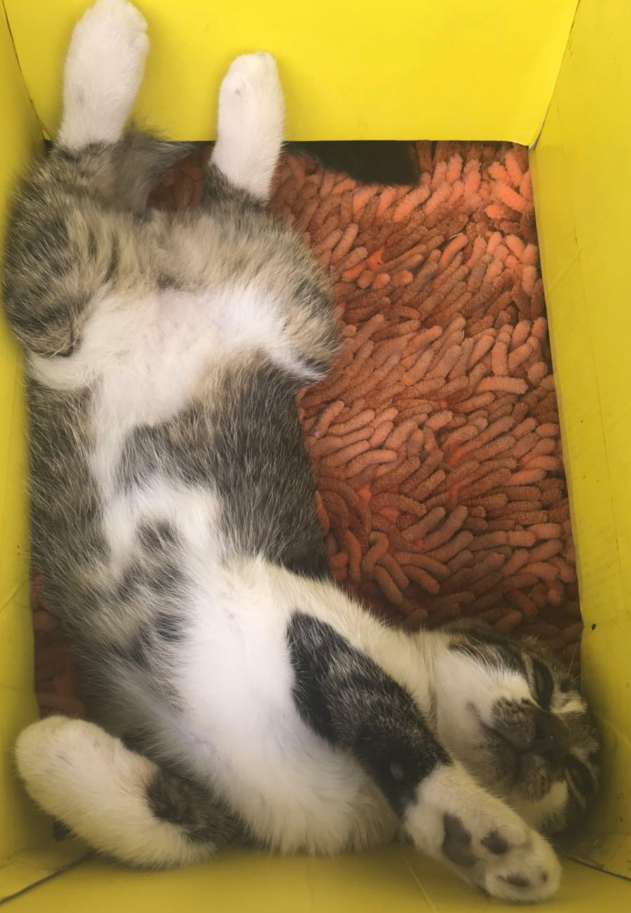
#> input picture kmeans/cat_seg.png, 631 x 913 px
$ python clustering.py
#> lines starting #> are read from the running program, lines starting #| are printed output that depends on the picture
import numpy as np
import cv2

# 根据像素值聚类
img = cv2.imread('./cat_seg.png')
#> img is the input picture: shape (913, 631, 3); mean B, G, R 77.7, 130.9, 155.8
Z = img.reshape((-1, 3))

# convert to np.float32
Z = np.float32(Z)

# define criteria, number of clusters(K) and apply kmeans()
criteria = (cv2.TERM_CRITERIA_EPS + cv2.TERM_CRITERIA_MAX_ITER, 10, 1.0)
K = 16
ret, label, center = cv2.kmeans(
    Z, K, None, criteria, 10, cv2.KMEANS_PP_CENTERS)
#> ret = 143970978; center = 16 rows, first 8: [59.81, 80.72, 91.8], [44.09, 184.2, 212.4], [148.9, 173.7, 191.6], [210.9, 222, 236.3], [57.84, 89.63, 152.5], [44.52, 152.4, 178.8], [32.18, 47.37, 57.56], [78, 100.5, 113.7]

# Now convert back into uint8, and make original image
center = np.uint8(center)
#> center = 16 rows, first 8: [59, 80, 91], [44, 184, 212], [148, 173, 191], [210, 221, 236], [57, 89, 152], [44, 152, 178], [32, 47, 57], [77, 100, 113]
res = center[label.flatten()]
res2 = res.reshape((img.shape))
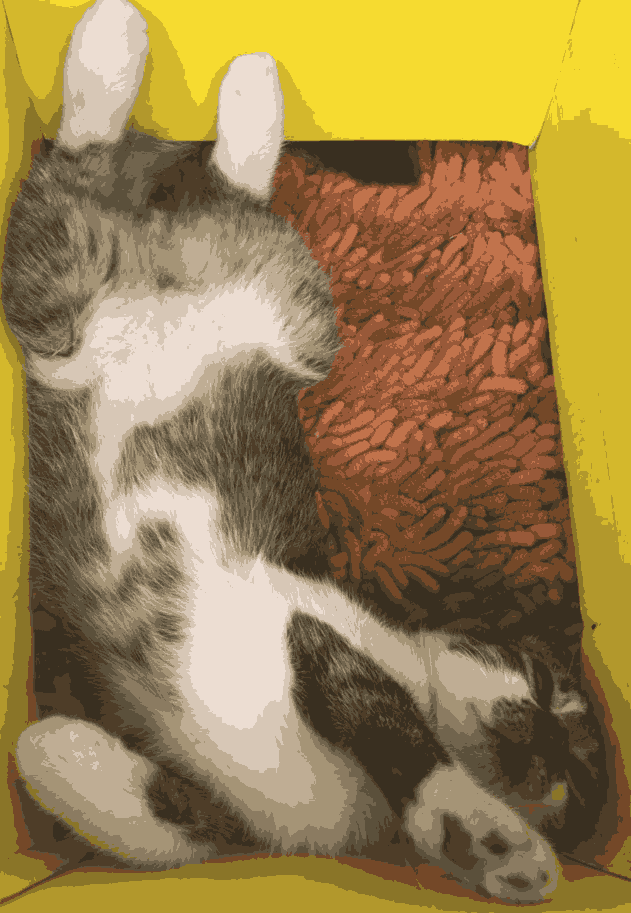
#> res2: shape (913, 631, 3); mean B, G, R 77.1, 130.4, 155.3

cv2.namedWindow('res2', 0)
cv2.imshow('res2', res2)
cv2.waitKey(0)
cv2.destroyAllWindows()
